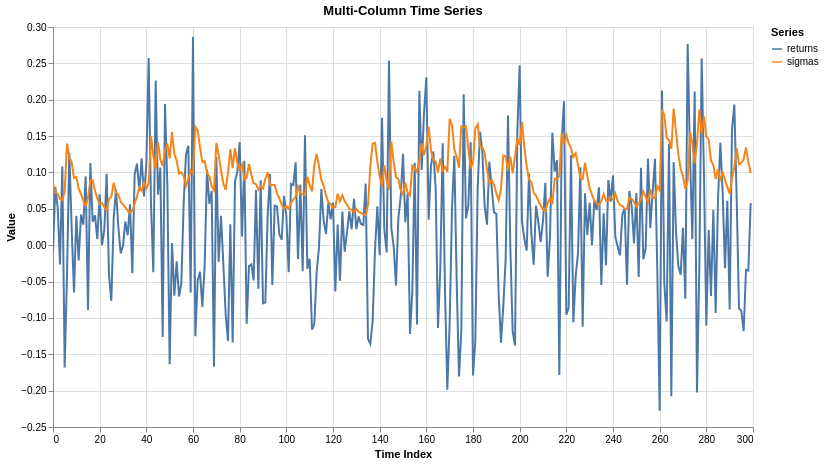

Notebook cell for this chart:
### Code cell
plot_polars_timeseries(df)

### Figure 1 — Vega-Lite specification as saved in the notebook (floating-point values rounded to 4 significant figures; data arrays with more than 128 entries replaced by an {"elided": "..."} marker saying what was removed)
{"config": {"view": {"continuousWidth": 300, "continuousHeight": 300}}, "data": {"name": "data-459670f3bcfc8420bf1b1cd9da1c54ac"}, "mark": {"type": "line"}, "encoding": {"color": {"field": "column_name", "title": "Series", "type": "nominal"}, "tooltip": [{"field": "index", "type": "quantitative"}, {"field": "column_name", "type": "nominal"}, {"field": "reading", "type": "quantitative"}], "x": {"field": "index", "title": "Time Index", "type": "quantitative"}, "y": {"field": "reading", "title": "Value", "type": "quantitative"}}, "height": 400, "params": [{"name": "param_1e9efca18e7a2868", "select": {"type": "interval", "encodings": ["x", "y"]}, "bind": "scales"}], "title": "Multi-Column Time Series", "width": 700, "$schema": "https://vega.github.io/schema/vega-lite/v6.4.1.json", "datasets": {"data-459670f3bcfc8420bf1b1cd9da1c54ac": {"elided": "600 records"}}}
